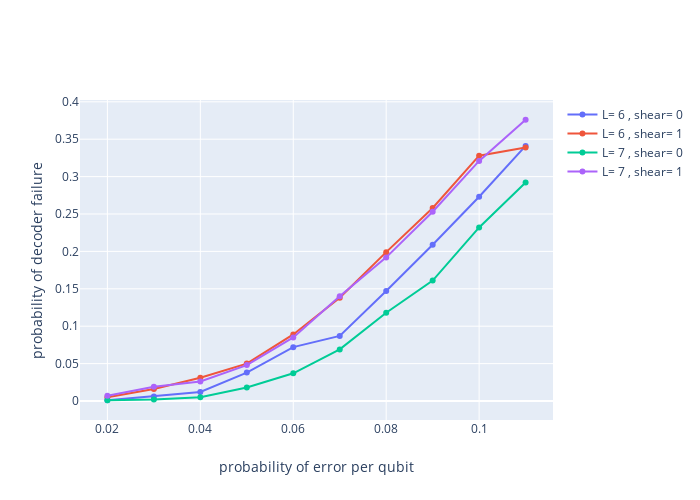

Notebook cell for this chart:
### Code cell
x = list(np.arange(0.02, 0.12, 0.01))
y = {(6, 0): [0.001, 0.006, 0.012, 0.038, 0.072, 0.087, 0.147, 0.209, 0.273, 0.341], 
 (6, 1): [0.005, 0.016, 0.031, 0.05, 0.089, 0.138, 0.199, 0.258, 0.328, 0.339], 
 (7, 0): [0.001, 0.002, 0.005, 0.018, 0.037, 0.069, 0.118, 0.161, 0.232, 0.292], 
 (7, 1): [0.007, 0.019, 0.026, 0.048, 0.085, 0.14, 0.192, 0.253, 0.321, 0.376]}

def plot_plotly_both(x, y, d_range, s_range, title):
    fig = go.Figure()
    for d in d_range:
        for s in s_range:
            p = (str('L='),str(d), str(', shear='), str(s))
            q = ' '.join(p)
            fig.add_trace(go.Scatter(x=x, y=y[d, s], mode='lines+markers', name=q))
    fig.update_layout(autosize=False,
    width=700,
    height=500,
    title=title,
    xaxis_title='probability of error per qubit',
    yaxis_title='probability of decoder failure',)
    return fig
plot_plotly_both(x, y, [6, 7], [0, 1], '')

### Figure 1 — Plotly figure (JSON) as saved in the notebook; plotly's stock layout.template omitted (floating-point values rounded to 4 significant figures)
{"data": [{"mode": "lines+markers", "name": "L= 6 , shear= 0", "type": "scatter", "x": [0.02, 0.03, 0.04, 0.05, 0.06, 0.07, 0.08, 0.09, 0.1, 0.11], "y": [0.001, 0.006, 0.012, 0.038, 0.072, 0.087, 0.147, 0.209, 0.273, 0.341]}, {"mode": "lines+markers", "name": "L= 6 , shear= 1", "type": "scatter", "x": [0.02, 0.03, 0.04, 0.05, 0.06, 0.07, 0.08, 0.09, 0.1, 0.11], "y": [0.005, 0.016, 0.031, 0.05, 0.089, 0.138, 0.199, 0.258, 0.328, 0.339]}, {"mode": "lines+markers", "name": "L= 7 , shear= 0", "type": "scatter", "x": [0.02, 0.03, 0.04, 0.05, 0.06, 0.07, 0.08, 0.09, 0.1, 0.11], "y": [0.001, 0.002, 0.005, 0.018, 0.037, 0.069, 0.118, 0.161, 0.232, 0.292]}, {"mode": "lines+markers", "name": "L= 7 , shear= 1", "type": "scatter", "x": [0.02, 0.03, 0.04, 0.05, 0.06, 0.07, 0.08, 0.09, 0.1, 0.11], "y": [0.007, 0.019, 0.026, 0.048, 0.085, 0.14, 0.192, 0.253, 0.321, 0.376]}], "layout": {"autosize": false, "height": 500, "title": {"text": ""}, "width": 700, "xaxis": {"title": {"text": "probability of error per qubit"}}, "yaxis": {"title": {"text": "probability of decoder failure"}}}}
